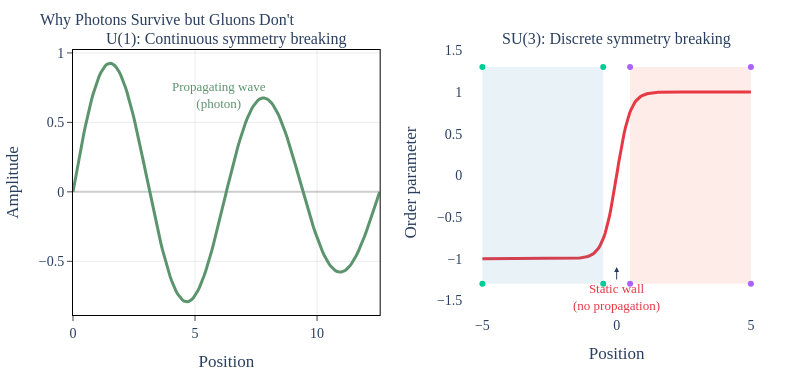

The notebook cell saved with this chart:
### Code cell
# viz-ref: fig_erasure_survey
# ════════════════════════════════════════════════════════════════════
# Visual: continuous vs discrete symmetry breaking
# ════════════════════════════════════════════════════════════════════
import numpy as np

fig = make_subplots(
    rows=1,
    cols=2,
    subplot_titles=[
        "U(1): Continuous symmetry breaking",
        "SU(3): Discrete symmetry breaking",
    ],
    horizontal_spacing=0.12,
)

# Left panel: continuous -> wave (Goldstone)
x_wave = np.linspace(0, 4 * np.pi, 200)
y_wave = np.sin(x_wave) * np.exp(-0.05 * x_wave)

fig.add_trace(
    go.Scatter(
        x=x_wave,
        y=y_wave,
        mode="lines",
        line=dict(color=COLORS["dispersive"], width=3),
        name="Photon (Goldstone)",
    ),
    row=1,
    col=1,
)
fig.add_annotation(
    x=6,
    y=0.7,
    text="Propagating wave<br>(photon)",
    showarrow=False,
    font=dict(size=13, color=COLORS["dispersive"], family=FONT["family"]),
    xref="x1",
    yref="y1",
)

# Right panel: discrete -> step function (domain wall)
x_wall = np.linspace(-5, 5, 200)
y_wall = np.tanh(2 * x_wall)

fig.add_trace(
    go.Scatter(
        x=x_wall,
        y=y_wall,
        mode="lines",
        line=dict(color=COLORS["dissipative"], width=3),
        name="Domain wall",
    ),
    row=1,
    col=2,
)

# Shade the two domains
fig.add_trace(
    go.Scatter(
        x=[-5, -0.5, -0.5, -5],
        y=[-1.3, -1.3, 1.3, 1.3],
        fill="toself",
        fillcolor="rgba(46, 134, 171, 0.1)",
        line=dict(width=0),
        showlegend=False,
    ),
    row=1,
    col=2,
)
fig.add_trace(
    go.Scatter(
        x=[0.5, 5, 5, 0.5],
        y=[-1.3, -1.3, 1.3, 1.3],
        fill="toself",
        fillcolor="rgba(232, 69, 30, 0.1)",
        line=dict(width=0),
        showlegend=False,
    ),
    row=1,
    col=2,
)

fig.add_annotation(
    x=0,
    y=-1.1,
    text="Static wall<br>(no propagation)",
    showarrow=True,
    arrowhead=2,
    ax=0,
    ay=30,
    font=dict(size=13, color=COLORS["dissipative"], family=FONT["family"]),
    xref="x2",
    yref="y2",
)

# Layout
fig.update_xaxes(title_text="Position", row=1, col=1)
fig.update_xaxes(title_text="Position", row=1, col=2)
fig.update_yaxes(title_text="Amplitude", row=1, col=1)
fig.update_yaxes(title_text="Order parameter", row=1, col=2)

apply_layout(
    fig,
    title=dict(text="Why Photons Survive but Gluons Don't", font=TITLE_FONT),
    height=380,
    width=800,
    showlegend=False,
)

fig.show()

### Figure 1 — Plotly figure (JSON) as saved in the notebook; plotly's stock layout.template omitted (floating-point values rounded to 4 significant figures; data arrays with more than 128 entries replaced by an {"elided": "..."} marker saying what was removed)
{"data": [{"line": {"color": "#5C946E", "width": 3}, "mode": "lines", "name": "Photon (Goldstone)", "type": "scatter", "x": {"elided": "200 float values"}, "xaxis": "x", "y": {"elided": "200 float values"}, "yaxis": "y"}, {"line": {"color": "#E63946", "width": 3}, "mode": "lines", "name": "Domain wall", "type": "scatter", "x": {"elided": "200 float values"}, "xaxis": "x2", "y": {"elided": "200 float values"}, "yaxis": "y2"}, {"fill": "toself", "fillcolor": "rgba(46, 134, 171, 0.1)", "line": {"width": 0}, "showlegend": false, "type": "scatter", "x": [-5, -0.5, -0.5, -5], "xaxis": "x2", "y": [-1.3, -1.3, 1.3, 1.3], "yaxis": "y2"}, {"fill": "toself", "fillcolor": "rgba(232, 69, 30, 0.1)", "line": {"width": 0}, "showlegend": false, "type": "scatter", "x": [0.5, 5, 5, 0.5], "xaxis": "x2", "y": [-1.3, -1.3, 1.3, 1.3], "yaxis": "y2"}], "layout": {"annotations": [{"font": {"size": 16}, "showarrow": false, "text": "U(1): Continuous symmetry breaking", "x": 0.22, "xanchor": "center", "xref": "paper", "y": 1, "yanchor": "bottom", "yref": "paper"}, {"font": {"size": 16}, "showarrow": false, "text": "SU(3): Discrete symmetry breaking", "x": 0.78, "xanchor": "center", "xref": "paper", "y": 1, "yanchor": "bottom", "yref": "paper"}, {"font": {"color": "#5C946E", "family": "CMU Serif, Computer Modern, Times New Roman, serif", "size": 13}, "showarrow": false, "text": "Propagating wave<br>(photon)", "x": 6, "xref": "x", "y": 0.7, "yref": "y"}, {"arrowhead": 2, "ax": 0, "ay": 30, "font": {"color": "#E63946", "family": "CMU Serif, Computer Modern, Times New Roman, serif", "size": 13}, "showarrow": true, "text": "Static wall<br>(no propagation)", "x": 0, "xref": "x2", "y": -1.1, "yref": "y2"}], "font": {"family": "CMU Serif, Computer Modern, Times New Roman, serif", "size": 14}, "height": 380, "margin": {"b": 60, "l": 70, "r": 30, "t": 50}, "paper_bgcolor": "white", "plot_bgcolor": "white", "showlegend": false, "title": {"font": {"family": "CMU Serif, Computer Modern, Times New Roman, serif", "size": 16}, "text": "Why Photons Survive but Gluons Don't"}, "width": 800, "xaxis": {"anchor": "y", "domain": [0, 0.44], "gridcolor": "rgba(0,0,0,0.08)", "linecolor": "black", "linewidth": 1, "mirror": true, "showgrid": true, "showline": true, "ticks": "outside", "title": {"text": "Position"}, "zeroline": true, "zerolinecolor": "rgba(0,0,0,0.2)"}, "xaxis2": {"anchor": "y2", "domain": [0.56, 1], "title": {"text": "Position"}}, "yaxis": {"anchor": "x", "domain": [0, 1], "gridcolor": "rgba(0,0,0,0.08)", "linecolor": "black", "linewidth": 1, "mirror": true, "showgrid": true, "showline": true, "ticks": "outside", "title": {"text": "Amplitude"}, "zeroline": true, "zerolinecolor": "rgba(0,0,0,0.2)"}, "yaxis2": {"anchor": "x2", "domain": [0, 1], "title": {"text": "Order parameter"}}}}
